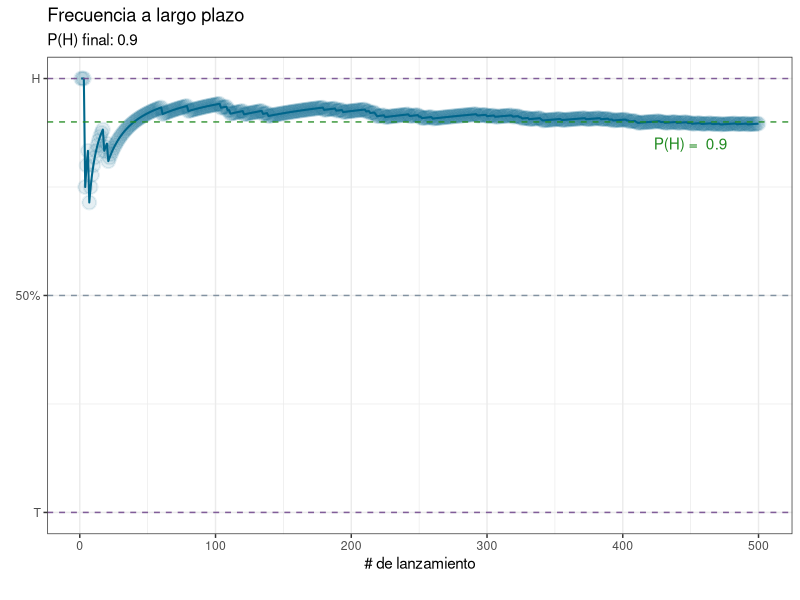
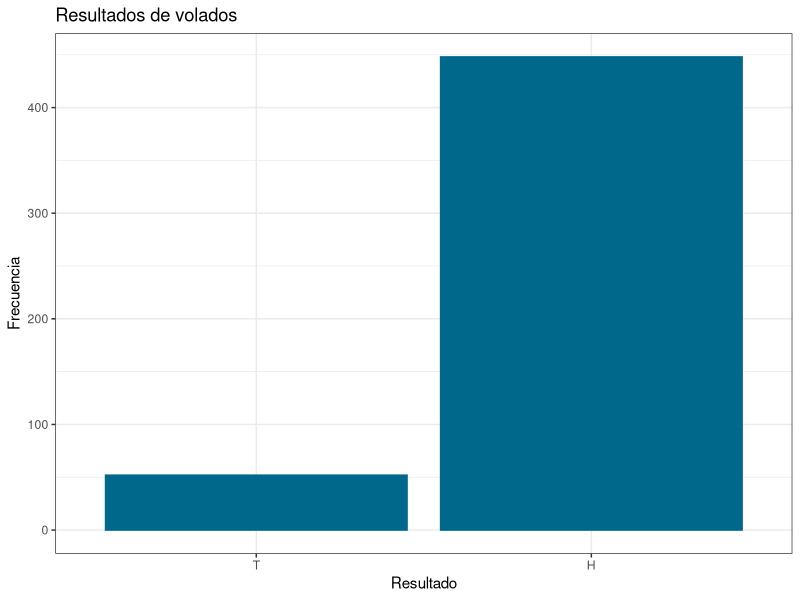
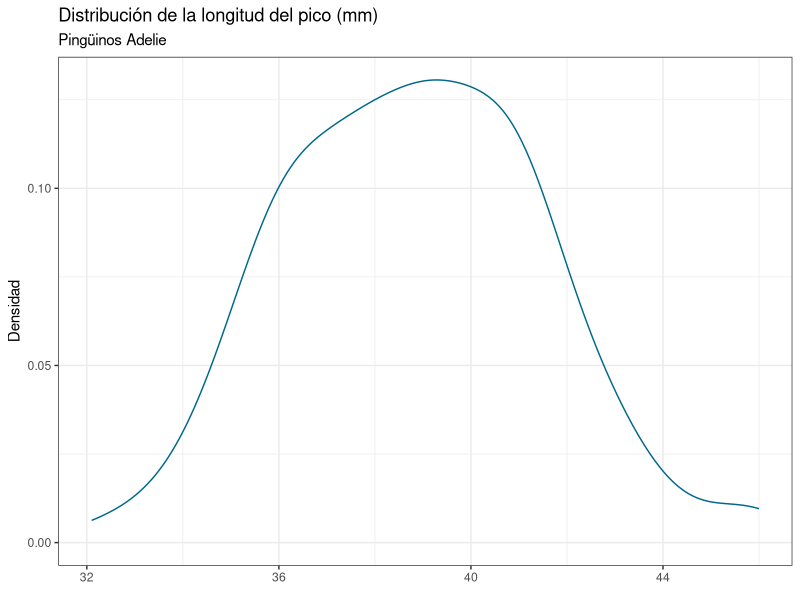
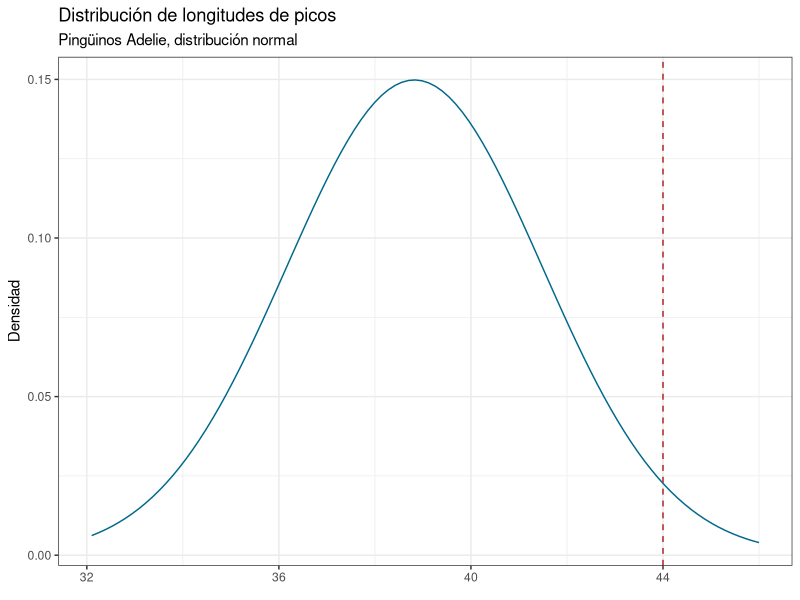

Write R code to recreate these figures, in order.
## ---- chunk 1
rbinom(n = 4, size = 1, prob = 0.5)
## ---- chunk 2
volado <- function(N){
  
  set.seed(0)
  
  prob <-  round(runif(n = 1), 2)
  
  # Realizar N lanzamientos
  sec <- rbinom(n = N,
                size = 1,
                prob = prob)
  
  # Suma acumulativa:
  # Si solo obtenemos 1s el resultado final será 500.
  # Si solo obtenemos 0s el resultado final será 0.
  suma_acum <- cumsum(sec)
  
  # Generamos un identificador para cada lanzamiento
  lanzamiento <- 1:N
  
  # Calculamos la proporción H:T acumulada a cada lanzamiento
  prop_acum <- suma_acum/lanzamiento
  
  # data.frame con resultados
  resultados <- data.frame(lanzamiento, sec, prop_acum)
  
  return(list(prob, prop_acum, resultados))
}
## ---- chunk 3
#| label: fig-longfreq
#| fig-cap: Frecuencia a largo plazo de 500 volados para aproximar la probabilidad de obtener una cara en un volado ($P(H)$) con una moneda con "carga" (sesgo) aleatorio.

library(ggplot2)

# 500 lanzamientos
N <- 500
# Realizar los lanzamientos
volados <- volado(N = N)
# Extraemos los resultados
## P(H) "real"
prob <- volados[[1]]
## Data.frame
res_volados <- volados[[3]]


# Inicialización del espacio gráfico
prop_plot <- ggplot(data = res_volados,
                    aes(x = lanzamiento,
                        y = prop_acum)) +
              # Gráfico de líneas
              geom_line(colour = "deepskyblue4",
                        linetype = "solid",
                        size = 0.7) +
              # Marcador en los puntos
              geom_point(colour = "deepskyblue4",
                         alpha = 0.1,
                         fill = NA,
                         shape = "circle",
                         stroke = 1,
                         size = 4) +
              # Modificar etiquetas
              labs(x = "# de lanzamiento",
                   y = element_blank(), 
                   title = "Frecuencia a largo plazo",
                   subtitle = paste("P(H) final:",
                                    round(res_volados$prop_acum[N], 2)),
                   caption = "") +
              # Cambiar el tema por defecto
              theme_bw() +
              # Escala del eje y con tres valores de interés
              scale_y_continuous(breaks = c(0, 0.5, 1),
                                 labels = c("T", "50%", "H")) +
              # Cinco etiquetas en el eje x
              scale_x_continuous(n.breaks = 5) +
              # Líneas de referencia en los puntos de interés
              geom_hline(yintercept = 1,
                         colour = rgb(118,78,144, maxColorValue = 255),
                         alpha = 0.9, linetype = "dashed") +
              geom_hline(yintercept = 0.5,
                         colour = "lightslategray",
                         alpha = 0.9, linetype = "dashed") +
              geom_hline(yintercept = 0,
                         colour = rgb(118,78,144, maxColorValue = 255),
                         alpha = 0.9, linetype = "dashed") +
              # Línea de referencia con el valor "real"
              geom_hline(yintercept = volados[[1]],
                         colour = "forestgreen",
                         alpha = 0.9, linetype = "dashed") +
              # Anotación con el valor "real"
              annotate("text",
                       x = N*0.9,
                       y = ifelse(volados[[1]] > 0.5,
                                  volados[[1]] - 0.05,
                                  volados[[1]] + 0.05),
                       label = paste("P(H) = ", volados[[1]]),
                       colour = "forestgreen")
prop_plot
## ---- chunk 4
#| label: fig-binomdist
#| fig-cap: Distribución de frecuencias de los volados con la moneda con carga aleatoria.

# Inicialización del espacio gráfico
freq_binom <- ggplot(data = res_volados,
                     aes(x = as.character(sec))) +
              # Graficar las frecuencias absolutas
              geom_bar(colour = "deepskyblue4",
                       fill = "deepskyblue4") +
              # Cambiar el tema por defecto
              theme_bw() +
              # Transformar el eje x a categórico y asignar etiquetas
              scale_x_discrete(name = "Resultado",
                               labels = c("1" = "H",
                                          "0" = "T")) +
              # Modificar el resto de las etiquetas del gráfico
              labs(title = "Resultados de volados",
                   y  = "Frecuencia")

freq_binom
## ---- chunk 5
interv <- seq(0, 1, 0.05)
interv
## ---- chunk 6
3/length(interv)
## ---- chunk 7
interv_100 <- seq(from = 0, to = 1, length.out = 100)
length(interv_100[interv_100 >= 0.45 & interv_100 <= 0.55])/length(interv_100)
## ---- chunk 8
penguins <- subset(palmerpenguins::penguins, species == "Adelie")
penguins <- na.omit(penguins)
## ---- chunk 9
#| label: fig-billdist
#| fig-cap: Distribución empírica (observada) de la distribución del pico de pingüinos Adelie.

ggplot(data = penguins, aes(x = bill_length_mm)) +
  geom_density(colour = "deepskyblue4") +
  theme_bw() +
  labs(title = "Distribución de la longitud del pico (mm)",
       subtitle = "Pingüinos Adelie",
       x = element_blank(),
       y = "Densidad")
  
## ---- chunk 10
bill_lengths <- penguins$bill_length_mm
length(bill_lengths[bill_lengths >= 36])/length(bill_lengths)
## ---- chunk 11
pnorm(q = 44,
      mean = mean(bill_lengths),
      sd = sd(bill_lengths),
      lower.tail = FALSE)
## ---- chunk 12
#| label: fig-billnorm
#| fig-cap: Distribución normal teórica de la distribución del pico de pingüinos Adelie, con media y desviación estándar de los datos observados. La línea vertical muestra la posición de un individuo con un pico de 44 mm en la distribución teórica.

ggplot() +
   stat_function(fun = dnorm, n = 100,
                 args = list(mean = mean(bill_lengths),
                             sd = sd(bill_lengths)),
                 colour = "deepskyblue4") +
  xlim(min(bill_lengths),
       max(bill_lengths)) +
  geom_vline(xintercept = 44,
             linetype = "dashed",
             colour = "firebrick") +
  theme_bw() +
  labs(title = "Distribución de longitudes de picos",
       subtitle = "Pingüinos Adelie, distribución normal",
       x = element_blank(),
       y = "Densidad")
## ---- chunk 13
pnorm(q = 44,
      mean = mean(bill_lengths),
      sd = sd(bill_lengths),
      lower.tail = TRUE)
